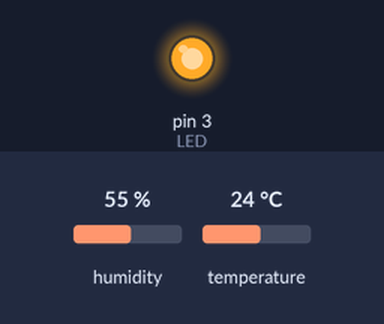
A sketch run on a simulated Arduino Uno, built with avr-gcc and run on an emulated ATmega328P. Shown: output pins drawn as LEDs (lit = HIGH). The inputs (shaded band) are chosen by the test bench; at power-on: humidity 55 %, temperature 24 °C. What the sketch prints to the serial monitor is not drawn.

Above: at 0.1 s.
Timing chart, 0 to 1.6 s (numbered marks = the images above):
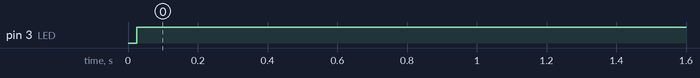

Measured:
- by itself, pin 3 (LED): LOW → HIGH at 0.02 s

The sketch:

sensor_fail.ino
```cpp
#include <DHT.h>  //SENSOR LIBRARY

#define DHTPIN 2
#define DHTTYPE DHT11
DHT dht(DHTPIN, DHTTYPE);

int LED = 3;
bool lastState = LOW;

//TIMEOUT
unsigned long lastGoodRead = 0;
const unsigned long timeout = 10000;

void setup() {
  Serial.begin(9600);
  pinMode(LED, OUTPUT);
  dht.begin();
}

void loop() {
  float h = dht.readHumidity();
  float t = dht.readTemperature();
  bool currentState;
  //CHECK IF THE SENSOR IS WORKING PROPERLY
  if (isnan(t) || isnan(h)) {
    Serial.println("DHT11 read error");
    if (millis() - lastGoodRead > timeout) {
      currentState = LOW;
    } else {
      currentState = lastState;
    }
  } else {
    lastGoodRead = millis();
    currentState = HIGH;
    Serial.print("Temperature: ");
    Serial.print(t);
    Serial.print(" C  Humidity: ");
    Serial.print(h);
    Serial.println(" %");
  }

  if(currentState != lastState){
    digitalWrite(LED, currentState ? HIGH : LOW);
    lastState = currentState;
  }

  delay(2000);
}
```
